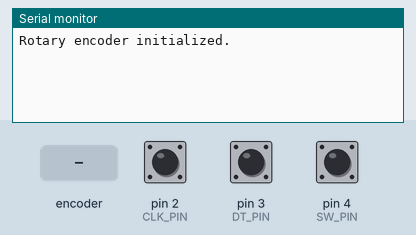
A sketch run on a simulated Arduino Uno, built with avr-gcc and run on an emulated ATmega328P. On the bench: the last lines printed to the serial monitor. The test bench sets the inputs (shaded band); at power-on: pin 4 (SW_PIN) HIGH, pin 2 (CLK_PIN) HIGH, pin 3 (DT_PIN) HIGH.

Above: at 1.2 s.
1.3 s: rotary encoder on pin 2 (CLK_PIN) / pin 3 (DT_PIN) turned 1 step (first pin leading)
At 2.1 s:
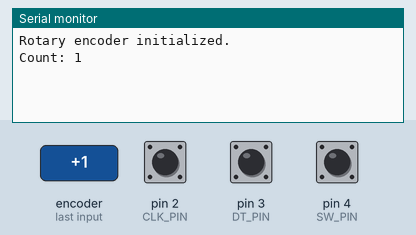
3.0 s: pin 4 (SW_PIN) pulled LOW for 0.15 s
At 4.1 s:
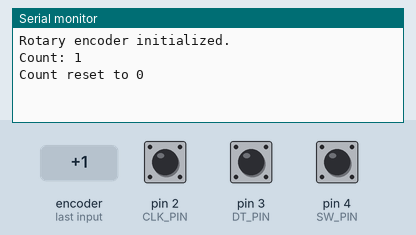
4.6 s: rotary encoder on pin 2 (CLK_PIN) / pin 3 (DT_PIN) turned 3 steps (first pin leading)
At 6.1 s:
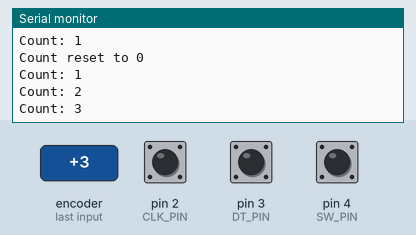
Timing chart, 0 to 7.6 s (numbered marks = the images above; inputs shaded):
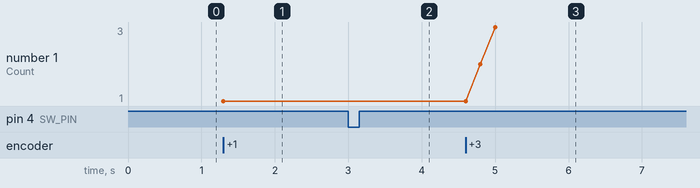

Measured:
- after the input at 1.3 s, the serial monitor: prints a new line at once (image 1)
- after the input at 3.0 s, the serial monitor: prints a new line at once (image 2)
- after the input at 4.6 s, the serial monitor: prints a new line at once (image 3)
- plotted number 1: 1 → 3 after the input at 4.6 s

The sketch:

19.Rotary_Encoder.ino
```cpp
#define SERIAL_BAUDRATE 115200
#define CLK_PIN 2
#define DT_PIN 3
#define SW_PIN 4

volatile long count = 0;
volatile bool countChanged = false;
volatile unsigned long lastInterruptTime = 0;
long lastReportedCount = 0;

void rotaryEncoderChanged() {
  unsigned long now = millis();
  if (now - lastInterruptTime < 4) // 4ms contact bounce filter
    return;
  lastInterruptTime = now;

  // DT_PIN state represents forward or reverse rotation
  if (digitalRead(DT_PIN) == HIGH) {
    count++;
  } else {
    count--;
  }
  countChanged = true;
}

void setup() {
  Serial.begin(SERIAL_BAUDRATE);
  pinMode(CLK_PIN, INPUT_PULLUP);
  pinMode(DT_PIN, INPUT_PULLUP);
  pinMode(SW_PIN, INPUT_PULLUP);
  attachInterrupt(digitalPinToInterrupt(CLK_PIN), rotaryEncoderChanged, FALLING);
  Serial.println("Rotary encoder initialized.");
}

void loop() {
  if (countChanged) {
    long currentCount;
    noInterrupts();
    currentCount = count;
    countChanged = false;
    interrupts();
    if (currentCount != lastReportedCount) {
      lastReportedCount = currentCount;
      Serial.print("Count: ");
      Serial.println(currentCount);
    }
  }

  if (digitalRead(SW_PIN) == LOW) {
    delay(20); // debounce switch
    if (digitalRead(SW_PIN) == LOW) {
      noInterrupts();
      count = 0;
      countChanged = false;
      interrupts();
      lastReportedCount = 0;
      Serial.println("Count reset to 0");
      while (digitalRead(SW_PIN) == LOW); // wait for release
      delay(50);
    }
  }
}
```
